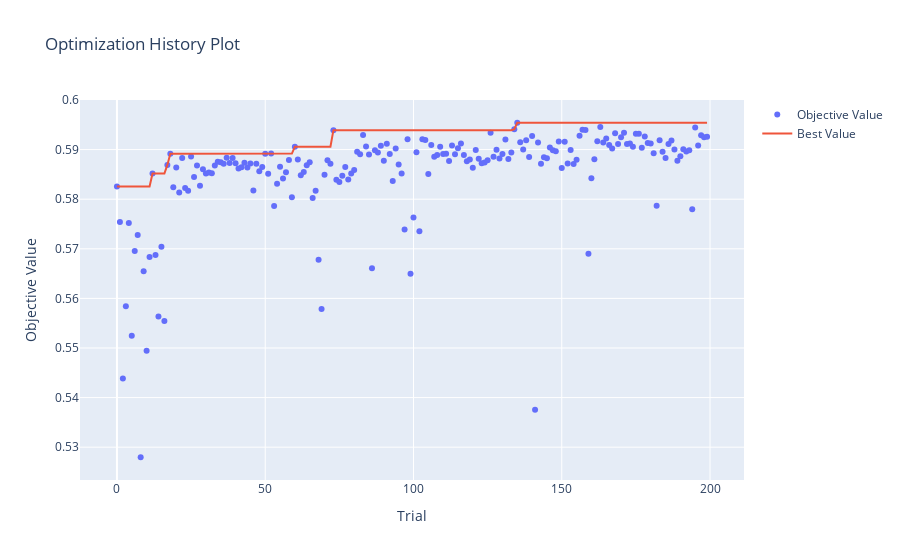

Notebook code cell kept with this figure:
### Code cell
# Plot optimization history
plot_optimization_history(study)

### Figure 1 — Plotly figure (JSON) as saved in the notebook; plotly's stock layout.template omitted (floating-point values rounded to 4 significant figures; data arrays with more than 128 entries replaced by an {"elided": "..."} marker saying what was removed)
{"data": [{"mode": "markers", "name": "Objective Value", "type": "scatter", "x": {"elided": "200 int values"}, "y": {"elided": "200 float values"}}, {"mode": "lines", "name": "Best Value", "type": "scatter", "x": {"elided": "200 int values"}, "y": {"elided": "200 float values"}}, {"marker": {"color": "#cccccc"}, "mode": "markers", "name": "Infeasible Trial", "showlegend": false, "type": "scatter", "x": [], "y": []}], "layout": {"title": {"text": "Optimization History Plot"}, "xaxis": {"title": {"text": "Trial"}}, "yaxis": {"title": {"text": "Objective Value"}}}}
